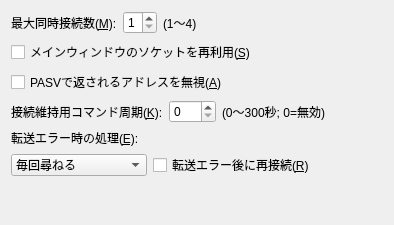
<?xml version="1.0" encoding="UTF-8"?>
<ui version="4.0">
 <class>HostSettingSpecialForm</class>
 <widget class="QWidget" name="HostSettingSpecialForm">
  <property name="geometry">
   <rect>
    <x>0</x>
    <y>0</y>
    <width>394</width>
    <height>225</height>
   </rect>
  </property>
  <property name="layoutDirection">
   <enum>Qt::LayoutDirection::LeftToRight</enum>
  </property>
  <property name="autoFillBackground">
   <bool>false</bool>
  </property>
  <layout class="QVBoxLayout" name="verticalLayout_2">
   <item>
    <layout class="QHBoxLayout" name="horizontalLayout">
     <item>
      <widget class="QLabel" name="label_1">
       <property name="text">
        <string>最大同時接続数(&amp;M):</string>
       </property>
       <property name="buddy">
        <cstring>spinBox_MaxConnection</cstring>
       </property>
      </widget>
     </item>
     <item>
      <widget class="QSpinBox" name="spinBox_MaxConnection">
       <property name="minimum">
        <number>1</number>
       </property>
       <property name="maximum">
        <number>4</number>
       </property>
      </widget>
     </item>
     <item>
      <widget class="QLabel" name="label_2">
       <property name="text">
        <string>(1～4)</string>
       </property>
      </widget>
     </item>
     <item>
      <spacer name="horizontalSpacer">
       <property name="orientation">
        <enum>Qt::Orientation::Horizontal</enum>
       </property>
       <property name="sizeHint" stdset="0">
        <size>
         <width>40</width>
         <height>20</height>
        </size>
       </property>
      </spacer>
     </item>
    </layout>
   </item>
   <item>
    <layout class="QVBoxLayout" name="verticalLayout">
     <item>
      <widget class="QCheckBox" name="checkBox_ReuseMainSocket">
       <property name="text">
        <string>メインウィンドウのソケットを再利用(&amp;S)</string>
       </property>
      </widget>
     </item>
     <item>
      <widget class="QCheckBox" name="checkBox_IgnorePASVAddr">
       <property name="text">
        <string>PASVで返されるアドレスを無視(&amp;A)</string>
       </property>
      </widget>
     </item>
    </layout>
   </item>
   <item>
    <layout class="QHBoxLayout" name="horizontalLayout_2">
     <item>
      <widget class="QLabel" name="label_4">
       <property name="text">
        <string>接続維持用コマンド周期(&amp;K):</string>
       </property>
       <property name="buddy">
        <cstring>spinBox_KeepConnectionFreq</cstring>
       </property>
      </widget>
     </item>
     <item>
      <widget class="QSpinBox" name="spinBox_KeepConnectionFreq">
       <property name="maximum">
        <number>300</number>
       </property>
      </widget>
     </item>
     <item>
      <widget class="QLabel" name="label_3">
       <property name="text">
        <string>(0～300秒; 0=無効)</string>
       </property>
      </widget>
     </item>
     <item>
      <spacer name="horizontalSpacer_2">
       <property name="orientation">
        <enum>Qt::Orientation::Horizontal</enum>
       </property>
       <property name="sizeHint" stdset="0">
        <size>
         <width>40</width>
         <height>20</height>
        </size>
       </property>
      </spacer>
     </item>
    </layout>
   </item>
   <item>
    <layout class="QGridLayout" name="gridLayout">
     <item row="0" column="0">
      <widget class="QLabel" name="label_5">
       <property name="text">
        <string>転送エラー時の処理(&amp;E):</string>
       </property>
       <property name="buddy">
        <cstring>comboBox_ProcWhenError</cstring>
       </property>
      </widget>
     </item>
     <item row="1" column="0">
      <widget class="QComboBox" name="comboBox_ProcWhenError">
       <item>
        <property name="text">
         <string>毎回尋ねる</string>
        </property>
       </item>
       <item>
        <property name="text">
         <string>全て後で上書き</string>
        </property>
       </item>
       <item>
        <property name="text">
         <string>全て後でリジューム</string>
        </property>
       </item>
       <item>
        <property name="text">
         <string>全てスキップ</string>
        </property>
       </item>
      </widget>
     </item>
     <item row="1" column="1">
      <widget class="QCheckBox" name="checkBox_ReconnectAfterError">
       <property name="text">
        <string>転送エラー後に再接続(&amp;R)</string>
       </property>
      </widget>
     </item>
     <item row="1" column="2">
      <spacer name="horizontalSpacer_3">
       <property name="orientation">
        <enum>Qt::Orientation::Horizontal</enum>
       </property>
       <property name="sizeHint" stdset="0">
        <size>
         <width>40</width>
         <height>20</height>
        </size>
       </property>
      </spacer>
     </item>
    </layout>
   </item>
   <item>
    <spacer name="verticalSpacer">
     <property name="orientation">
      <enum>Qt::Orientation::Vertical</enum>
     </property>
     <property name="sizeHint" stdset="0">
      <size>
       <width>20</width>
       <height>40</height>
      </size>
     </property>
    </spacer>
   </item>
  </layout>
 </widget>
 <resources/>
 <connections/>
 <slots>
  <slot>onClick_toolButton_SelectLocalDir()</slot>
  <slot>onClick_pushButton_NowDir()</slot>
 </slots>
</ui>
